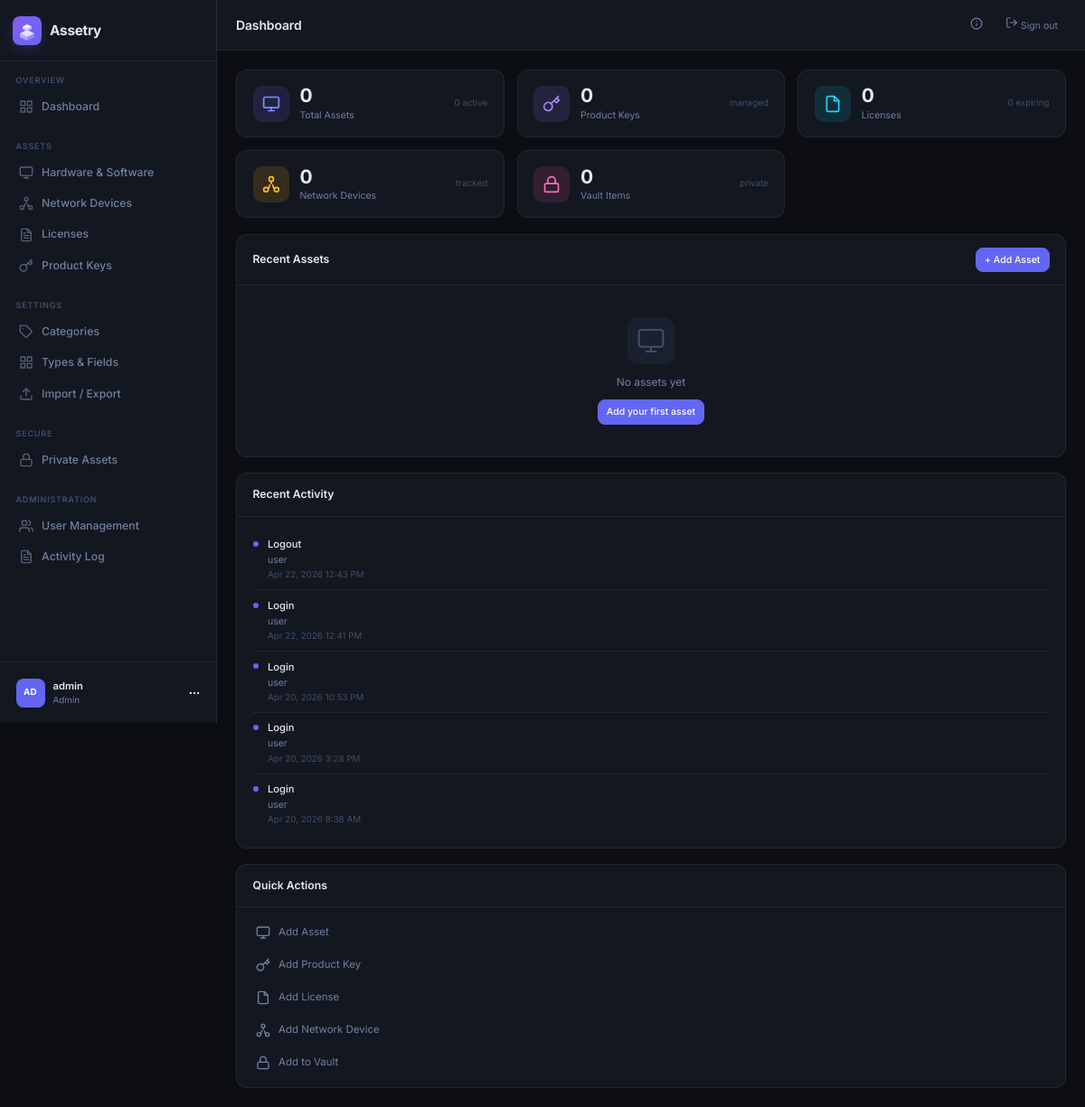
The page /dashboard (signed in) on the database as committed earlier.
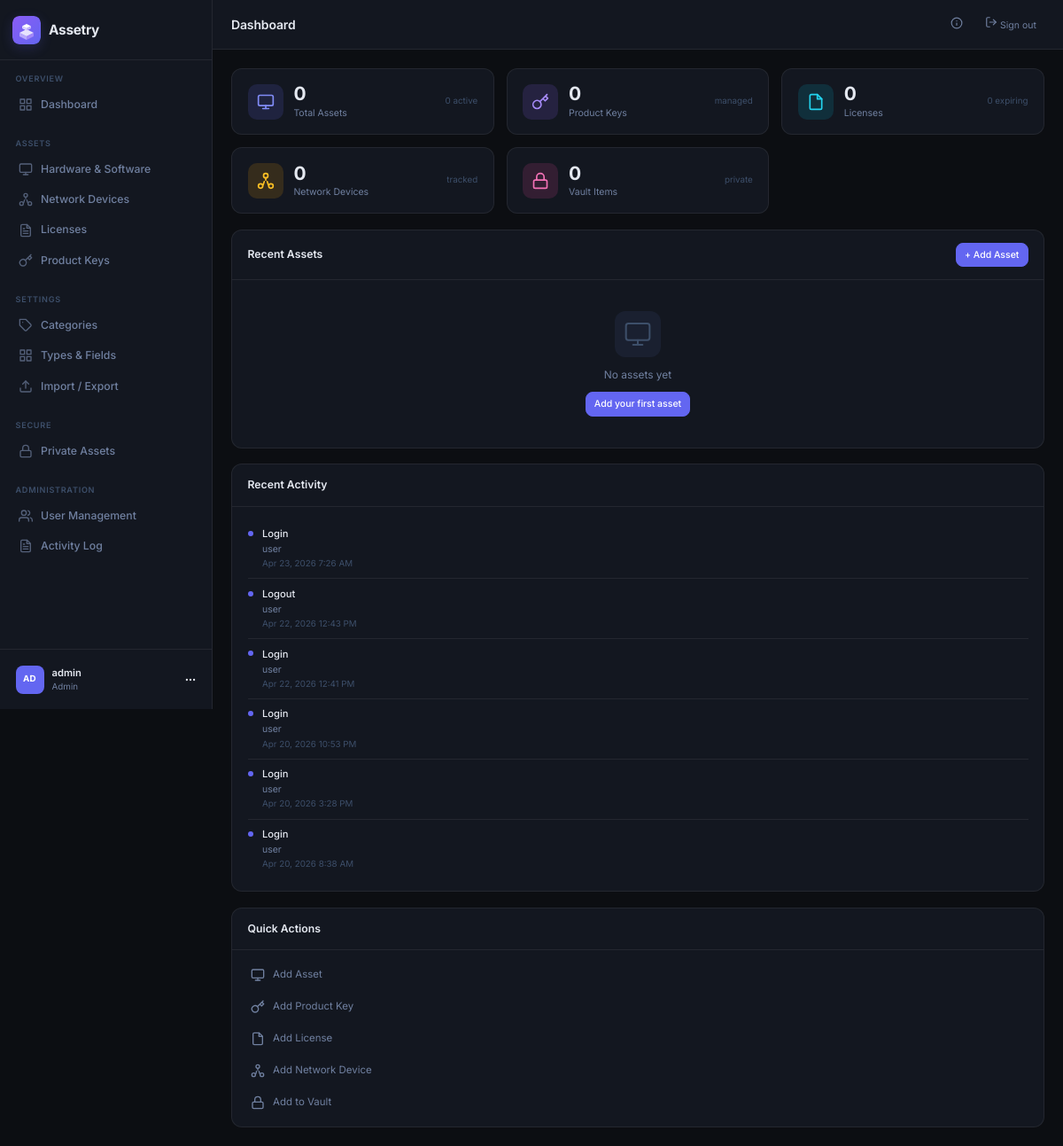
The same page on the database as committed later.
### tables this page shows
CREATE TABLE activity_log (
            id INTEGER PRIMARY KEY AUTOINCREMENT,
            user_id INTEGER,
            action TEXT NOT NULL,
            entity_type TEXT,
            entity_id INTEGER,
            details TEXT,
            ip_address TEXT,
            created_at DATETIME DEFAULT CURRENT_TIMESTAMP,
            FOREIGN KEY (user_id) REFERENCES users(id) ON DELETE SET NULL
        );

### src/controllers/dashboard_controller.php (called while the page is built, shortened)
<?php
route('GET', '/dashboard', function($params) {
    requireLogin();
    $user = currentUser();
    $db = getDB();
    $recentActivity = $db->query("
        SELECT al.*, u.username FROM activity_log al
        LEFT JOIN users u ON al.user_id = u.id
        WHERE al.user_id = {$user['id']}
        ORDER BY al.created_at DESC LIMIT 10
    ")->fetchAll();
    require __DIR__ . '/../views/pages/dashboard.php';
    require __DIR__ . '/../views/layouts/main.php';
});

### public/index.php (called while the page is built, shortened)
<?php
require_once __DIR__ . '/../src/router.php';

### src/auth.php (called while the page is built, shortened)
<?php
function isLoggedIn(): bool {
    return isset($_SESSION['user_id']);
}
function requireLogin(): void {
    if (!isLoggedIn() || currentUser() === null) {
        session_destroy();
        header('Location: /login');
        exit;
    }
}
function currentUser(): ?array {
    static $user = null;
    if ($user === null) {
        $db = getDB();
        $stmt = $db->prepare("SELECT * FROM users WHERE id = ? AND is_active = 1");
        $stmt->execute([$_SESSION['user_id']]);
        $user = $stmt->fetch();
    }
    return $user ?: null;
}

### src/helpers.php (called while the page is built, shortened)
<?php
function e(string $str): string {
    return htmlspecialchars($str, ENT_QUOTES, 'UTF-8');
}
function formatDateTime(string $dt = null): string {
    return date('M j, Y g:i A', strtotime($dt));
}

### src/views/pages/dashboard.php (the view, shortened to what the changed rows need)
<div class="dashboard-grid">
    <div class="dash-side">
        <div class="dash-card">
            <?php if (empty($recentActivity)): ?>
            <div class="empty-state-sm">No activity yet</div>
            <?php else: ?>
            <div class="activity-feed">
                <?php foreach ($recentActivity as $log): ?>
                <div class="activity-item">
                    <div class="activity-dot"></div>
                    <div class="activity-content">
                        <span class="activity-action"><?= e(ucfirst(str_replace('_', ' ', $log['action']))) ?></span>
                        <?php if ($log['entity_type']): ?>
                        <span class="activity-entity"><?= e(str_replace('_', ' ', $log['entity_type'])) ?></span>
                        <?php endif; ?>
                        <span class="activity-time"><?= formatDateTime($log['created_at']) ?></span>
                    </div>
                </div>
                <?php endforeach; ?>
            </div>
            <?php endif; ?>
        </div>
    </div>
</div>

Rows that differ between the two databases and show on the page:
added activity_log: action "Login", entity_type "user", created_at "Apr 23, 2026 7:26 AM"
